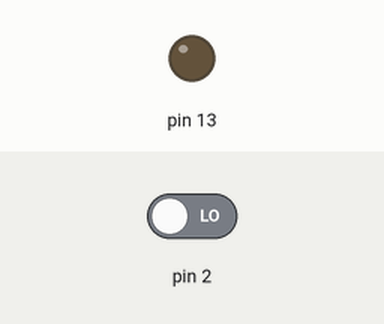
Recording of a sketch running on a simulated Arduino Uno, built with avr-gcc and run on an emulated ATmega328P. On the bench: output pins drawn as LEDs (lit = HIGH). The test bench sets the inputs (shaded band); at power-on: pin 2 LOW.

Above: at 1.3 s.
1.4 s: pin 2 driven HIGH
At 1.8 s:
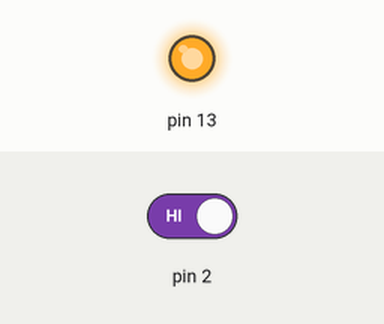
2.9 s: pin 2 driven LOW
At 4.2 s:
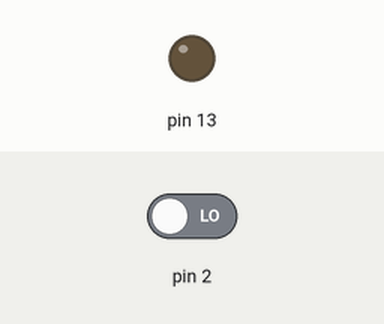
Timing chart, 0 to 5.9 s (numbered marks = the images above; inputs shaded):
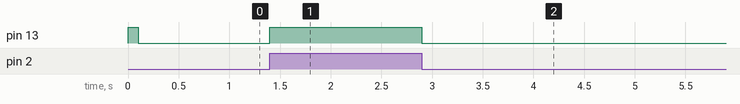

The sketch:

pinChecker.ino
```cpp
int pinState;

void setup(){
  pinMode(2, INPUT);
  pinMode(13, OUTPUT);
  digitalWrite(13, HIGH);
  delay(100);
  digitalWrite(13, LOW);
}

void loop(){
  pinState = digitalRead(2);

  if(pinState == HIGH){
    digitalWrite(13, HIGH);
    delay(300);
    pinState = LOW;
  }else{
    digitalWrite(13, LOW);
}
}
```

Measured:
- after the input at 1.4 s, pin 13: LOW → HIGH at once
- after the input at 2.9 s, pin 13: HIGH → LOW at once
